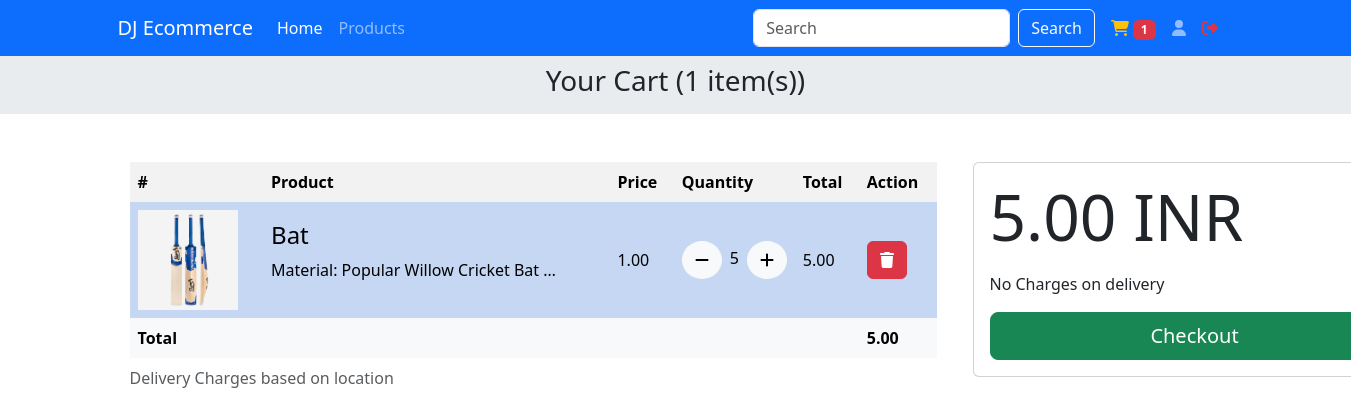
Screenshot of /cart/show (signed in) with the database file from the repository.
### cart/models.py (models this page shows, shortened)
class CartItem(models.Model):
    cart = models.ForeignKey(Cart, on_delete=models.CASCADE)            #CartItem is connected to Cart   #if cart is deleted cartItem will also be deleted
    product = models.ForeignKey(Product, on_delete=models.CASCADE)
    quantity = models.PositiveIntegerField(default=1)
    def total_price(self):
        return self.product.price * self.quantity

### products/models.py (models this page shows)
class Product(models.Model):
    title = models.CharField(max_length = 255)                  #title of product
    brand = models.CharField(max_length = 225,default="N/A")                #brand name of the product
    category = models.ForeignKey(Category, on_delete=models.DO_NOTHING)     #category,which the product belong to
    price = models.DecimalField(max_digits=10,decimal_places=2)             #price
    seller = models.ForeignKey(User, on_delete=models.CASCADE)          #if the seller is deleted,the product will also be deleted(CASCADE) i.e. the child(product) be deleted
    description = models.TextField()
    image = models.ImageField(upload_to='product/')
    slug = models.SlugField(max_length = 255,unique=True)
    created_at = models.DateTimeField(auto_now_add=True)
    updated_at = models.DateTimeField(auto_now=True)

### cart/views.py (the view)
# urls.py: path('show', views.show_cart, name='show_cart'),
@login_required
def show_cart(request):
    try:
        cart = Cart.objects.get(user=request.user)
        cart_items = cart.cartitem_set.all()
        total_price = 0
        for item in cart_items:
            total_price += item.product.price * item.quantity
        return render(request, 'cart/show.html', {
            'cart_items': cart_items,
            'total_price': total_price,
        })
    except:
        messages.error(request, 'Cart is empty')
        return redirect('index')

### cart/templatetags/cart_tags.py (called while the page is built)
@register.simple_tag(takes_context=True)
def cart_item_count(context):
    request = context['request']
    if 'cart' in request.session:
        return request.session['cart']
    else:
        cart = Cart.objects.filter(user=request.user).first()
        if cart:
            no_of_items = cart.cartitem_set.count()
            request.session['cart'] = no_of_items
            return no_of_items
        return 0
    return count

### templates/cart/show.html (shortened to what this page needs)
{% extends 'layout/base.html' %}
{% load static %}
{% load crispy_forms_tags %}
{% block content %}
<div class="container-fluid bg-body-secondary p-2 text-center">
    <h3>
        Your Cart ({{request.session.cart}} item(s))
    </h3>
</div>
<div class="container py-5">
    <div class="row">
        <div class="col-md-9 mx-auto">
            <div class="container">
                <div class="row">
                    <div class="table-responsive">
                        <table class="table table-striped table-hover table-borderless align-middle">
                            <thead class="table-light">
                                <caption>
                                    Delivery Charges based on location
                                </caption>
                                <tr>
                                    <th>#</th>
                                    <th>Product</th>
                                    <th>Price</th>
                                    <th>Quantity</th>
                                    <th>Total</th>
                                    <th>Action</th>
                                </tr>
                            </thead>
                            <tbody class="table-group-divider">
                                {% for item in cart_items %}
                                <tr class="table-primary">
                                    <td scope="row">
                                        <img src="{{item.product.image.url}}" alt="product" class="img-fluid"
                                            style="height: 100px; object-fit: cover;">
                                    </td>
                                    <td>
                                        <h4>{{item.product.title}}</h4>
                                        <p>{{item.product.description|truncatewords:5}}</p>
                                    </td>
                                    <td>
                                        <div class="d-flex justify-content-between">
                                            {{item.product.price}}
                                        </div>
                                    </td>
                                    <td>
                                        <div class="d-flex justify-content-between">
                                            <a class="btn btn-light rounded-circle" href="{% url 'decrease_qty' item.product.slug %}">
                                                <i class="fa-solid fa-minus"></i>
                                            </a>
                                            <div style="padding-top: 5px;">{{item.quantity}}</div>
                                            <a class="btn btn-light rounded-circle" href="{% url 'increase_qty' item.product.slug %}">
                                                <i class="fa-solid fa-plus"></i>
                                            </a>
                                        </div>
                                    </td>
                                    <td>
                                        <div class="d-flex justify-content-between">
                                            {{item.total_price}}
                                        </div>
                                    </td>
                                    <td>
                                        <a class="btn btn-danger" href="{% url 'remove_product' item.product.slug %}">
                                            <i class="fas fa-trash"></i>
                                        </a>
                                    </td>
                                </tr>
                                {% empty %}
                                <tr class="table-primary">
                                    <td scope="row">No item in cart</td>
                                </tr>
                                {% endfor %}
                            </tbody>
                            <tfoot>
                                <tr class="table-light fw-bolder">
                                    <td colspan="5">Total</td>
                                    <td>{{total_price}}</td>
                                </tr>
                            </tfoot>
                        </table>
                    </div>
                </div>
            </div>
        </div>
        <div class="col-md-3">
            <div class="card">
                <div class="card-body">
                    <p class="display-3">
                        {{total_price}} INR
                        <div class="">No Charges on delivery</div>
                    </p>
                    <div class="d-grid">
                        <a class="btn btn-lg btn-block btn-success" href="{% url 'checkout' %}">
                            Checkout
                        </a>
                    </div>
                </div>
            </div>
        </div>
    </div>
</div>
{% endblock content %}

### templates/cart/show.html (style rules this page uses)
.card { width: 444px; }

### rows the page displays
CartItem: product.image (picture), product "Bat", product.description "Material: Popular Willow Cricket Bat …", product.price "1.00", quantity "5", total_price "5.00"

### other values shown
{{ item_count }} "1"
{{ request.session.cart }} "1"
{{ total_price }} "5.00"
